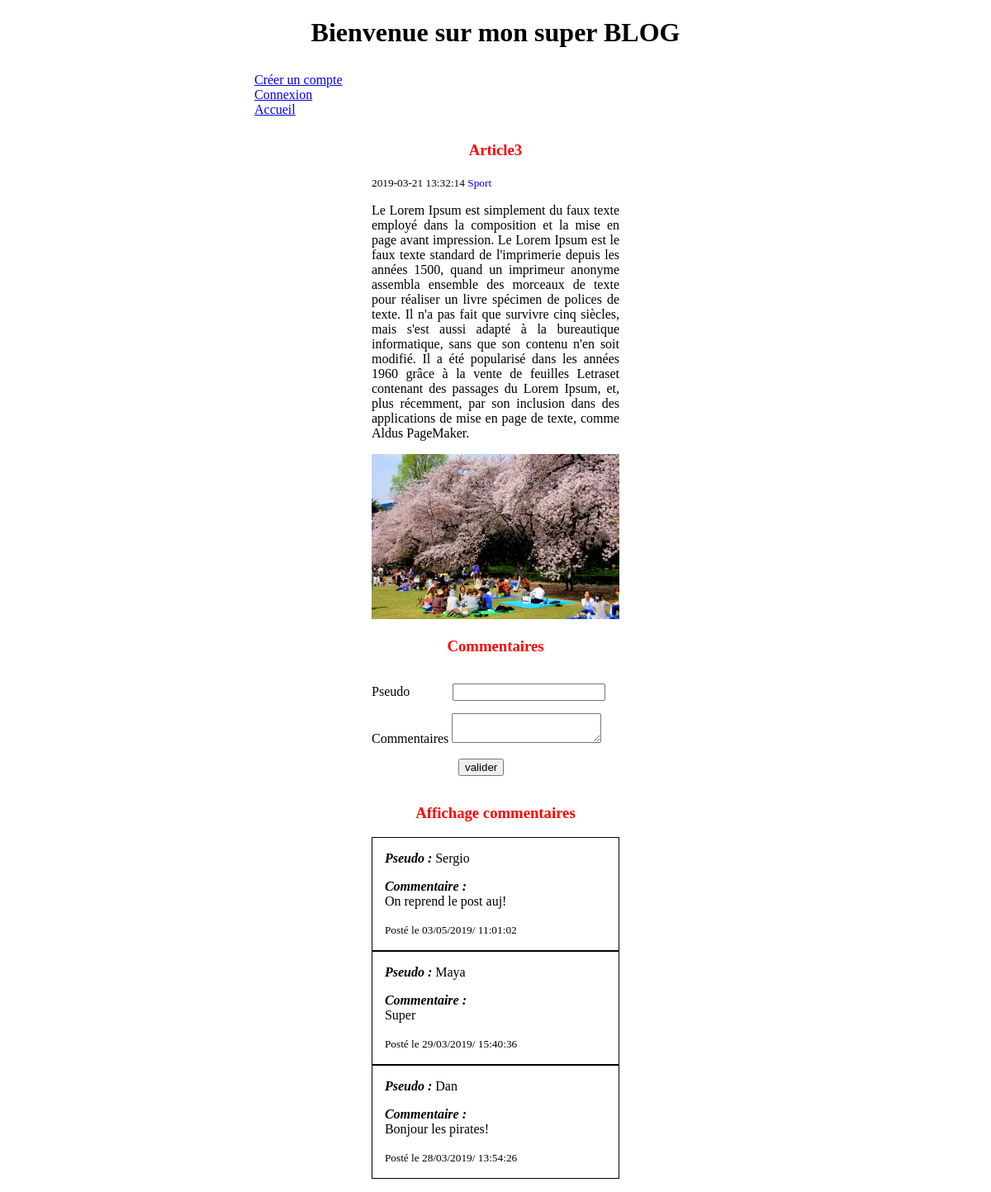
Screenshot of /index.php?p=post&postId=3 with the database file from the repository.
### tables this page shows
CREATE TABLE IF NOT EXISTS `post` (
  `Id` int(11) NOT NULL AUTO_INCREMENT,
  `Title` varchar(255) NOT NULL,
  `CreatedAt` datetime NOT NULL DEFAULT CURRENT_TIMESTAMP,
  `Content` text NOT NULL,
  `Image` varchar(255) NOT NULL,
  `Category` int(11) NOT NULL,
  PRIMARY KEY (`Id`),
  KEY `Category` (`Category`)
);

CREATE TABLE IF NOT EXISTS `category` (
  `Id` int(11) NOT NULL AUTO_INCREMENT,
  `Name` varchar(255) NOT NULL,
  PRIMARY KEY (`Id`)
);

CREATE TABLE IF NOT EXISTS `comment` (
  `Id` int(11) NOT NULL AUTO_INCREMENT,
  `Nickname` varchar(255) NOT NULL,
  `CreatedAt` datetime NOT NULL DEFAULT CURRENT_TIMESTAMP,
  `Content` text NOT NULL,
  `PostId` int(11) NOT NULL,
  PRIMARY KEY (`Id`),
  KEY `PostId` (`PostId`)
);

### class/PostController.php (called while the page is built, shortened)
<?php
class PostController{
	public function index($id){
	$postmodel1 = new PostModel;
	$post = $postmodel1->getOnePost($id);
	$commentModel = new CommentModel();
	$comments = $commentModel->getCommentsByPostId($id);
	include 'views/layout.phtml';
	}
}

### class/UserSession.php (called while the page is built, shortened)
<?php
class UserSession{
function isAuthenticated(){
	return false;
}
}

### class/AbstractModel.php (called while the page is built, shortened)
<?php
abstract class AbstractModel{
	function __construct(){
		$this->db = new Database();
	}
}

### class/PostModel.php (called while the page is built, shortened)
<?php
class PostModel extends AbstractModel{
public function getOnePost($id){
	$sql = 'SELECT post.Id,Title,Content,Image,CreatedAt,Name,Category FROM post INNER JOIN category ON post.Category = category.Id WHERE post.Id=?';
	return $this->db->queryOne($sql,[$id]);
}
}

### class/Database.php (called while the page is built, shortened)
<?php
class Database{
function getPDOConnection(){
	$pdo = new PDO('mysql:host='.self::DB_HOST.';dbname='.self::DB_NAME,self::DB_USER,self::DB_PASSWORD,[PDO::ATTR_ERRMODE => PDO::ERRMODE_EXCEPTION,PDO::ATTR_DEFAULT_FETCH_MODE=>PDO::FETCH_ASSOC]);
	$pdo ->exec('SET NAMES UTF8');
	return $pdo;
}
function executeQuery($sql,array $params=[]){
	$pdo = $this->getPDOConnection();
	$query=$pdo->prepare($sql);
	$query->execute($params);
	return $query;
}
function queryAll($sql,array $params=[]){
	$query = $this->executeQuery($sql,$params);
	return $query -> fetchAll();
}
function queryOne($sql,array $params=[]){
	$query = $this->executeQuery($sql,$params);
	return $query -> fetch();
}
}

### class/CommentModel.php (called while the page is built, shortened)
<?php
class CommentModel extends AbstractModel{
function getCommentsByPostId($id){
$sql = 'SELECT Nickname,CreatedAt,PostId,Content FROM comment WHERE postId=? ORDER BY CreatedAt DESC';
return $this->db->queryAll($sql,[$id]);
}
}

### views/article.phtml (the view, shortened to what this page needs)
<ul>
	<li>
		<article>
			<h3>
				<?php echo $post['Title']; ?>
			</h3>
			<small>
				<?php	echo $post['CreatedAt']; ?>
			</small>
			<small class='blue'>
				<?php	echo $post['Name']; ?>
			</small>
			<p>
				<?php	echo $post['Content']; ?>
			</p>
			<?php if(!empty($post['Image'])){ ?>
			<img src='image/
				<?php  echo $post['Image']; ?>' alt=''/>
			<?php } ?>
		</article>
	</li>
</ul>
<div id='form'>
	<h3>Commentaires</h3>
	<form method='POST' action ='index.php?p=addComment&postId=<?= $id ;?>'>
	<label for='nickname'>Pseudo</label>
	<input type='text' name='nickname' Id='nickname'>
	<label for='content'>Commentaires</label>
	<textarea id='content' name='content'></textarea>
	<input type='submit' value='valider'>
	</form>
	<h3>Affichage commentaires</h3>
		<p>
		<?php foreach($comments as $comment){ ?>
		<div id='form1'>
		<p><em><strong>Pseudo :</em></strong>
			<?php	echo $comment['Nickname']; ?>
		</p>
		<p><em><strong>Commentaire :</em></br></strong>
			<?php	echo $comment['Content']; ?>
		</p>
		<small>
				<p>Posté le <?= (new DateTime($comment['CreatedAt']))->format('d/m/Y/ H:i:s'); ?>
		</small></br>
		</div>
		<?php } ?>
		</p>
</div>

### index.php (shortened to what this page needs)
<?php
$page='home';
if(array_key_exists('p',$_GET) && isset($_GET['p'])){
$page = $_GET['p'];
}
switch($page){
	case 'post':
		$id = $_GET['postId'];
		$controller = new PostController();
		$controller->index($id);
		break;
}

### views/layout.phtml (shortened to what this page needs)
<!DOCTYPE HTML>
<html lang='fr'>
<head>
	<link rel='stylesheet' href='views/main.css'/>
</head>
<body>
		<header>
			<h1>Bienvenue sur mon super BLOG</h1>
        <nav>
            <ul>
				<?php $userSession = new UserSession(); ?>
            	<?php if ($userSession->isAuthenticated()): ?>
            	    <li>Bonjour <em><?=$userSession->getUserName();?></em> </li>
            	    <li><a href="index.php?p=signout">Déconnexion</a></li>
        		<?php else: ?>
            		<li><a href="index.php?p=signup">Créer un compte</a></li>
            		<li><a href="index.php?p=signin">Connexion</a></li>
            	<?php endif; ?>
					<li><a href='index.php?p=home'>Accueil</a></li>
        	</ul>
        </nav>
		</header>
		<section>
		<?php include $page.'.phtml';?>
		</section>
</body>
</html>

### views/main.css (style rules this page uses)
html { width:600px; height:auto; margin:0 auto; }
header { margin-bottom:5%; }
ul { padding:0; }
h1, h2, h3 { text-align:center; }
li { list-style-type:none; }
h1 { margin-bottom:5%; }
h3 { color:red; }
p { width:300px; text-align:justify; }
article { width:300px; margin:0 auto; }
article img { width:300px; height:200px; }
.blue { color:blue; }
#form { width:300px; margin:0 auto; }
#nickname { margin-left:16%; }
#form { margin:0 auto; }
#form input { margin-top: 5%; margin-bottom:5%; }
#form input:last-child { margin-left :35%; }
#form1 { border:1px solid black; }
#form1 p { margin-left:5%; }

### rows the page displays
post: Title "Article3", CreatedAt "2019-03-21 13:32:14", category.Name "Sport", Content "Le Lorem Ipsum est simplement du faux texte employé dans la composition et la mise en page avant impression. Le Lorem Ipsum est le faux texte standard de l'imprimerie depuis les années 1500, quand un imprimeur anonyme assembla ensemble des morceaux de texte pour réaliser un livre spécimen de polices de texte. Il n'a pas fait que survivre cinq siècles, mais s'est aussi adapté à la bureautique informatique, sans que son contenu n'en soit modifié. Il a été popularisé dans les années 1960 grâce à la vente de feuilles Letraset contenant des passages du Lorem Ipsum, et, plus récemment, par son inclusion dans des applications de mise en page de texte, comme Aldus PageMaker.", Image (picture)
comment: Nickname "Sergio", Content "On reprend le post auj!", CreatedAt "03/05/2019/ 11:01:02"
comment: Nickname "Maya", Content "Super", CreatedAt "29/03/2019/ 15:40:36"
comment: Nickname "Dan", Content "Bonjour les pirates!", CreatedAt "28/03/2019/ 13:54:26"
